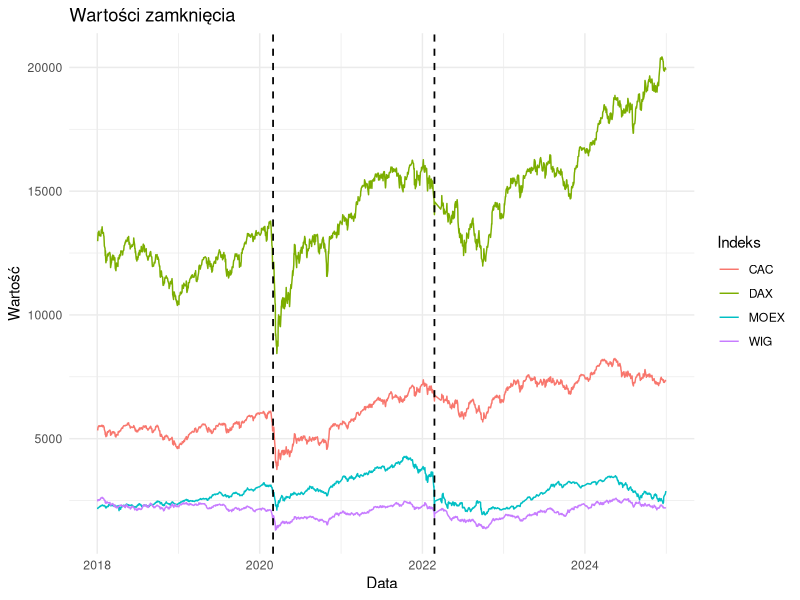
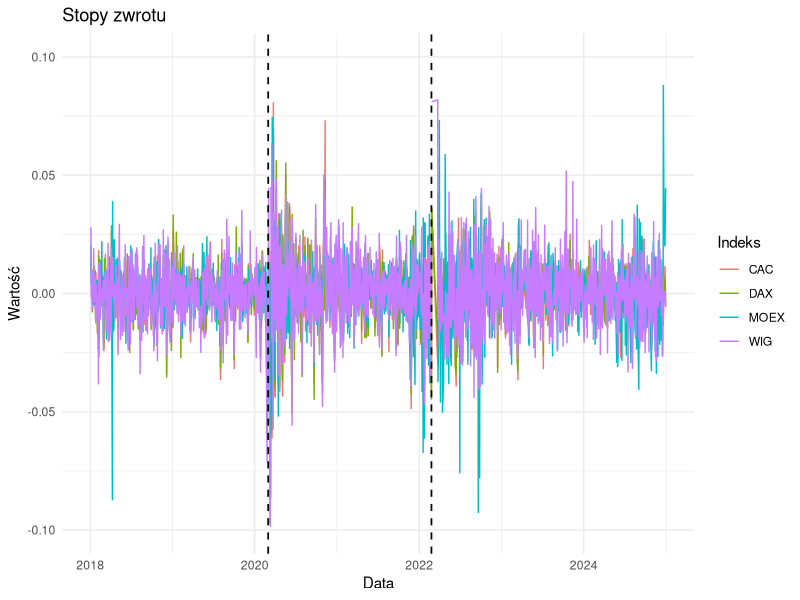

Here is the R script that generated these plots, in order:
library(dplyr)
library(reshape2)
library(ggplot2)
library(tidyr)

wig <- read.csv("wig20_d.csv")
dax <- read.csv("dax_d.csv")
cac <- read.csv("cac_d.csv")
moex <- read.csv("moex_d.csv")

wig <- wig[,c(1,5)]
dax <- dax[,c(1,5)]
cac <- cac[,c(1,5)]
moex <- moex[,c(1,5)]

merged <- wig |>
  inner_join(dax, by = "Data") |>
  inner_join(cac, by = "Data") |>
  inner_join(moex, by = "Data")

colnames(merged) <- c("Data","WIG","DAX","CAC","MOEX")
merged$Data <- as.Date(merged$Data)

pivot_merged <- pivot_longer(merged, cols = -Data, names_to = "Indeks", values_to = "val")

ggplot(pivot_merged, aes(x = Data, y = val, color = Indeks)) +
  geom_line() +
  geom_vline(xintercept = as.numeric(as.Date("2020-03-01")), linetype = "dashed", color = "black", linewidth = 0.6) +
  geom_vline(xintercept = as.numeric(as.Date("2022-02-24")), linetype = "dashed", color = "black", linewidth = 0.6) +
  labs(title = "Wartości zamknięcia", x = "Data", y = "Wartość") +
  theme_minimal()

zwroty <- merged %>%
  dplyr::mutate(
    across(
      .cols = c(WIG, DAX, CAC, MOEX),
      .fns = ~ c(NA, diff(log(.)))
    )
  )

zwroty <- na.omit(zwroty)

pivot_zwroty <- pivot_longer(zwroty, cols = -Data, names_to = "Indeks", values_to = "val")

ggplot(pivot_zwroty, aes(x = Data, y = val, color = Indeks)) +
  geom_line() +
  geom_vline(xintercept = as.numeric(as.Date("2020-03-01")), linetype = "dashed", color = "black", linewidth = 0.6) +
  geom_vline(xintercept = as.numeric(as.Date("2022-02-24")), linetype = "dashed", color = "black", linewidth = 0.6) +
  labs(title = "Stopy zwrotu", x = "Data", y = "Wartość") +
  theme_minimal() + ylim(-0.1, 0.1)

#Covid

z1 <- zwroty[zwroty$Data < as.Date("2020-03-01"),-1]
z2 <- zwroty[zwroty$Data <= as.Date("2020-06-30") & zwroty$Data >= as.Date("2020-03-01"),-1]
z3 <- zwroty[zwroty$Data <= as.Date("2021-12-31") & zwroty$Data >= as.Date("2020-07-01"),-1]

cor1 <- cor(z1)
cor2 <- cor(z2)
cor3 <- cor(z3)

#Wojna na Ukrainie

y1 <- zwroty[zwroty$Data < as.Date("2022-02-24") & zwroty$Data >= as.Date("2021-01-01"),-1]
y2 <- zwroty[zwroty$Data <= as.Date("2022-03-24") & zwroty$Data >= as.Date("2022-02-24"),-1]
y3 <- zwroty[zwroty$Data <= as.Date("2024-12-31") & zwroty$Data >= as.Date("2022-03-25"),-1]

cor4 <- cor(y1)
cor5 <- cor(y2)
cor6 <- cor(y3)

